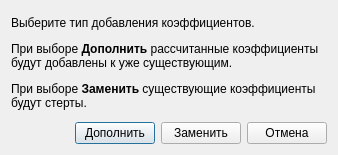
<?xml version="1.0" encoding="UTF-8"?>
<ui version="4.0">
 <class>choose_auto_calculation_type_dialog</class>
 <widget class="QDialog" name="choose_auto_calculation_type_dialog">
  <property name="geometry">
   <rect>
    <x>0</x>
    <y>0</y>
    <width>338</width>
    <height>155</height>
   </rect>
  </property>
  <property name="sizePolicy">
   <sizepolicy hsizetype="Preferred" vsizetype="Preferred">
    <horstretch>0</horstretch>
    <verstretch>0</verstretch>
   </sizepolicy>
  </property>
  <property name="windowTitle">
   <string>Выберите действие</string>
  </property>
  <layout class="QVBoxLayout" name="verticalLayout">
   <item>
    <layout class="QVBoxLayout" name="main_widget_layout" stretch="0">
     <property name="spacing">
      <number>6</number>
     </property>
     <item>
      <widget class="QLabel" name="label">
       <property name="sizePolicy">
        <sizepolicy hsizetype="Preferred" vsizetype="Expanding">
         <horstretch>0</horstretch>
         <verstretch>0</verstretch>
        </sizepolicy>
       </property>
       <property name="text">
        <string>&lt;html&gt;&lt;head/&gt;&lt;body&gt;&lt;p&gt;Выберите тип добавления коэффициентов.&lt;/p&gt;&lt;p&gt;При выборе &lt;span style=&quot; font-weight:600;&quot;&gt;Дополнить&lt;/span&gt; рассчитанные коэффициенты будут добавлены к уже существующим.&lt;/p&gt;&lt;p&gt;При выборе &lt;span style=&quot; font-weight:600;&quot;&gt;Заменить&lt;/span&gt; существующие коэффициенты будут стерты.&lt;/p&gt;&lt;/body&gt;&lt;/html&gt;</string>
       </property>
       <property name="wordWrap">
        <bool>true</bool>
       </property>
      </widget>
     </item>
    </layout>
   </item>
   <item>
    <layout class="QHBoxLayout" name="buttons_layout">
     <item>
      <spacer name="horizontalSpacer_2">
       <property name="orientation">
        <enum>Qt::Horizontal</enum>
       </property>
       <property name="sizeHint" stdset="0">
        <size>
         <width>40</width>
         <height>20</height>
        </size>
       </property>
      </spacer>
     </item>
     <item>
      <widget class="QPushButton" name="add_button">
       <property name="text">
        <string>Дополнить</string>
       </property>
      </widget>
     </item>
     <item>
      <widget class="QPushButton" name="replace_button">
       <property name="text">
        <string>Заменить</string>
       </property>
      </widget>
     </item>
     <item>
      <widget class="QPushButton" name="cancel_button">
       <property name="text">
        <string>Отмена</string>
       </property>
      </widget>
     </item>
    </layout>
   </item>
  </layout>
 </widget>
 <resources/>
 <connections/>
</ui>
